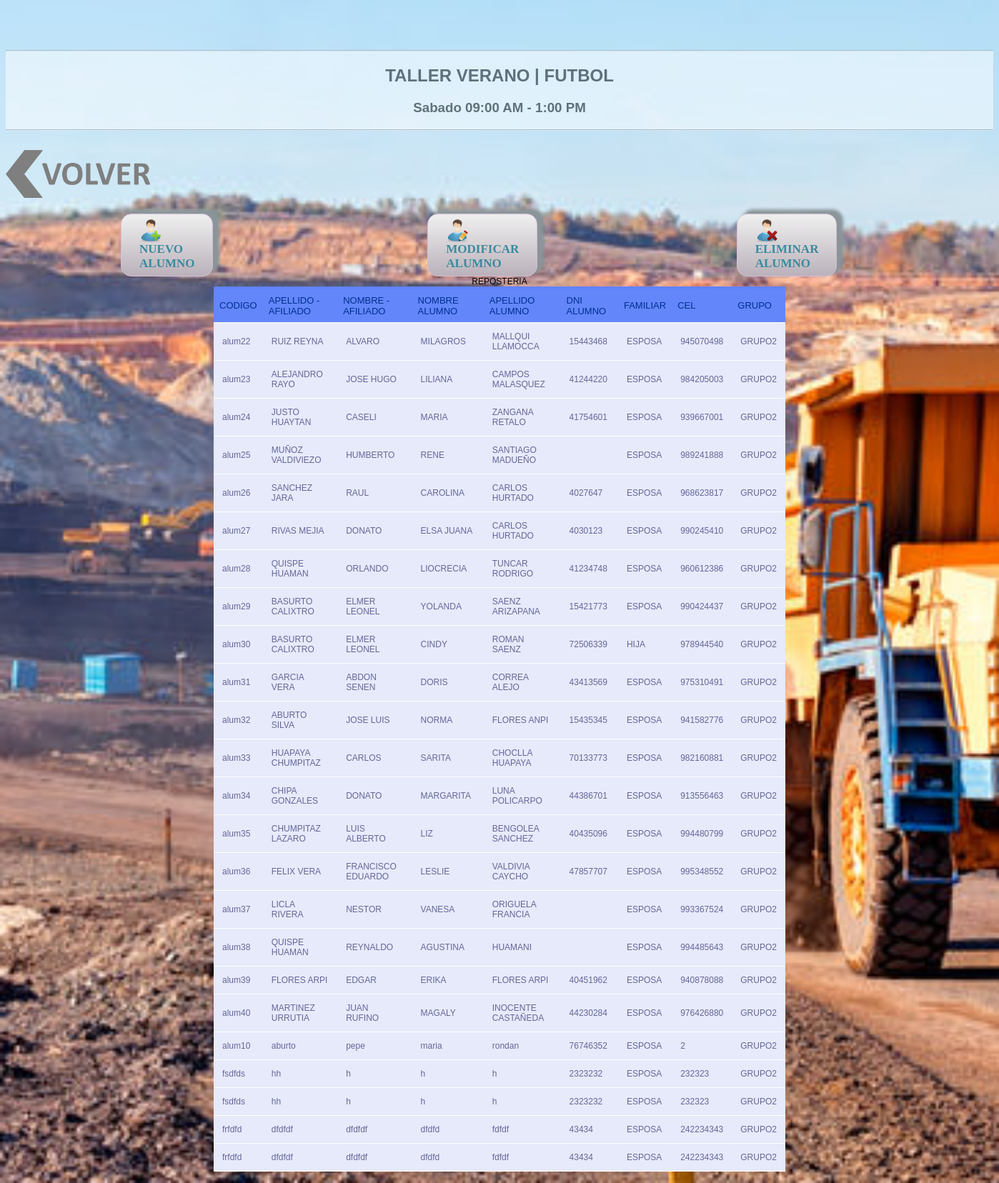
Screenshot of /paginas/cursos/deporte/futbol/alumnosfutbol.php with the database file from the repository.
### tables this page shows
CREATE TABLE IF NOT EXISTS `alumnos` (
  `id_alum` varchar(6) DEFAULT NULL,
  `ape_afiliado` varchar(19) DEFAULT NULL,
  `nom_afiliado` varchar(19) DEFAULT NULL,
  `nom_alum` varchar(19) DEFAULT NULL,
  `ape_alum` varchar(19) DEFAULT NULL,
  `dni_alum` int(8) DEFAULT NULL,
  `familiar_alum` varchar(6) DEFAULT NULL,
  `cel_alum` int(9) DEFAULT NULL,
  `nom_curso` varchar(10) DEFAULT NULL,
  `grupo_alum` varchar(6) DEFAULT NULL
);

### paginas/cursos/deporte/futbol/alumnosfutbol.php (the view, shortened to what this page needs)
<html>
<head> <title>CURSOS VACACIONALES</title>
<link rel="stylesheet" type="text/css" href="../../../../css/cursos.css">
<link rel="stylesheet" href="../../../../css/boton.css">
</head>
<body>
 <br><br><br>
<?php
	$usuario = "root";
	$password = "";
	$servidor = "localhost";
	$conexion = mysqli_connect( $servidor, $usuario, $password ) or die ("No se ha podido conectar al servidor de Base de datos");
	?>
<section>
<hr>
<center> <h2>TALLER VERANO | FUTBOL</h2>
         <h3>Sabado 09:00 AM  -  1:00 PM </h3>
</center>
<hr>
</section>
<a href="../index.html" style="margin-right: 48%"><img src='../../../../img/volver.png' width='232' heigth='72' style="margin-right: 49%; margin-top: 9px" ></a>
	<form action = "computacion.php" method="post">
<div class="container">
<div class="box">
<a href="nuevoalumno.php" target="popup" class="boton" style="margin-left: 70%"
onClick="window.open(this.href, this.target, 'toolbar=0 , location=1 , status=0 , menubar=1 , scrollbars=0 , resizable=1 ,left=150pt,top=150pt,width=600px,height=450px'); return false;"><img src='../../../../img/agregar.png' width='32' heigth='32'>
NUEVO ALUMNO
</a>
</div>
<div class="box">
<a href="modificaralumno.php" target="popup" class="boton" style="margin-left: 70%"
onClick="window.open(this.href, this.target, 'toolbar=0 , location=1 , status=0 , menubar=1 , scrollbars=0 , resizable=1 ,left=150pt,top=150pt,width=600px,height=500px'); return false;"><img src='../../../../img/modificar.ico' width='32' heigth='32'>
MODIFICAR ALUMNO
</a>
</div>
<div class="box">
<a href="eliminaralumno.php" target="popup" class="boton" style="margin-left: 70%"
onClick="window.open(this.href, this.target, 'toolbar=0 , location=1 , status=0 , menubar=1 , scrollbars=0 , resizable=1 ,left=150pt,top=150pt,width=600px,height=270px'); return false;"><img src='../../../../img/eliminar.png' width='32' heigth='32'>
ELIMINAR ALUMNO
</a>
</div>
</div>
	<?php
	if (isset($_POST["alumnos"]) && $_POST["alumnos"]!="a")    {
    $nom_dirigente= $_POST["alumnos"];
    $consulta = "SELECT * FROM alumnos where nom_alum='".$nom_alum."'";
    }else{
        $consulta = "SELECT id_alum,
                            ape_afiliado,
                            nom_afiliado,
                            nom_alum,
                             ape_alum,
                             dni_alum,
                             familiar_alum,
                             cel_alum,
                             nom_curso,
                             grupo_alum FROM alumnos  WHERE nom_curso = 'REPOSTERIA' AND grupo_alum='GRUPO2'";
    }
	$resultado = mysqli_query( $conexion, $consulta ) or die ( "Algo ha ido mal en la consulta a la base de datos");
	echo "<table width='800' align='center'>";
	echo"<caption>REPOSTERIA</caption>";
	echo "<tr>";
	echo "<th>CODIGO</th>";
	echo "<th>APELLIDO - AFILIADO</th>";
	echo "<th>NOMBRE - AFILIADO</th>";
	echo "<th>NOMBRE ALUMNO</th>";
	echo "<th>APELLIDO ALUMNO</th>";
    echo "<th>DNI ALUMNO</th>";
    echo "<th>FAMILIAR</th>";
    echo "<th>CEL</th>";
    echo "<th>GRUPO</th>";
	echo "</tr>";
	while ($columna = mysqli_fetch_array( $resultado ))
	{
		echo "<tr>";
		echo "<td>" . $columna['id_alum'] . "</td>";
		echo "<td>" . $columna['ape_afiliado'] . "</td>";
		echo "<td>" . $columna['nom_afiliado'] . "</td>";
        echo "<td>" . $columna['nom_alum'] . "</td>";
        echo "<td>" . $columna['ape_alum'] . "</td>";
        echo "<td>" . $columna['dni_alum'] . "</td>";
        echo "<td>" . $columna['familiar_alum'] . "</td>";
        echo "<td>" . $columna['cel_alum'] . "</td>";
        echo "<td>" . $columna['grupo_alum'] . "</td>";
		echo "</tr>";
	}
	echo "</table>";
?>
</body>
</html>

### css/cursos.css (style rules this page uses)
body { font-family: Arial, Helvetica, sans-serif; }
table { font-family: "Lucida Sans Unicode", "Lucida Grande", Sans-Serif; font-size: 12px; margin: auto; text-align: left; border-collapse: collapse; }
th { font-size: 13px; font-weight: normal; padding: 8px; background: #6386FA; border-top: 4px solid #6182FD; border-bottom: 1px solid #fff; color: #00308F; }
td { padding: 12px; background: #E6EAFA; border-bottom: 1px solid #fff; color: #669; border-top: 1px solid transparent; }

### css/boton.css (style rules this page uses)
.boton { box-shadow: 8px -5px 4px 1px #899599; background:linear-gradient(to bottom, #ededed 5%, #bab1ba 100%); background-color:#ededed; border-radius:15px; border:1px solid #d6bcd6; display:inline-block; cursor:pointer; color:#3a8a9e; font-family:Verdana; font-size:17px; font-weight:bold; padding:7px 25px; text-decoration:none; text-shadow:-5px -50px 50px #e1e2ed; }

### paginas/cursos/deporte/futbol/alumnosfutbol.php (style rules this page uses)
body { background-image: url(../../../../img/mina.jpg); background-position: center center; background-repeat: no-repeat; background-attachment: fixed; background-size: cover; background-color: #464646; }
section { background: #fff ; opacity: 0.5; }
.container { width: 1100px; display: flex; justify-content: space-between; flex-wrap: wrap; }

### rows the page displays
alumnos: id_alum "alum22", ape_afiliado "RUIZ REYNA", nom_afiliado "ALVARO", nom_alum "MILAGROS", ape_alum "MALLQUI LLAMOCCA", dni_alum "15443468", familiar_alum "ESPOSA", cel_alum "945070498", grupo_alum "GRUPO2"
alumnos: id_alum "alum23", ape_afiliado "ALEJANDRO RAYO", nom_afiliado "JOSE HUGO", nom_alum "LILIANA", ape_alum "CAMPOS MALASQUEZ", dni_alum "41244220", familiar_alum "ESPOSA", cel_alum "984205003", grupo_alum "GRUPO2"
alumnos: id_alum "alum24", ape_afiliado "JUSTO HUAYTAN", nom_afiliado "CASELI", nom_alum "MARIA", ape_alum "ZANGANA RETALO", dni_alum "41754601", familiar_alum "ESPOSA", cel_alum "939667001", grupo_alum "GRUPO2"
alumnos: id_alum "alum25", ape_afiliado "MUÑOZ VALDIVIEZO", nom_afiliado "HUMBERTO", nom_alum "RENE", ape_alum "SANTIAGO MADUEÑO", familiar_alum "ESPOSA", cel_alum "989241888", grupo_alum "GRUPO2"
alumnos: id_alum "alum26", ape_afiliado "SANCHEZ JARA", nom_afiliado "RAUL", nom_alum "CAROLINA", ape_alum "CARLOS HURTADO", dni_alum "4027647", familiar_alum "ESPOSA", cel_alum "968623817", grupo_alum "GRUPO2"
alumnos: id_alum "alum27", ape_afiliado "RIVAS MEJIA", nom_afiliado "DONATO", nom_alum "ELSA JUANA", ape_alum "CARLOS HURTADO", dni_alum "4030123", familiar_alum "ESPOSA", cel_alum "990245410", grupo_alum "GRUPO2"
alumnos: id_alum "alum28", ape_afiliado "QUISPE HUAMAN", nom_afiliado "ORLANDO", nom_alum "LIOCRECIA", ape_alum "TUNCAR RODRIGO", dni_alum "41234748", familiar_alum "ESPOSA", cel_alum "960612386", grupo_alum "GRUPO2"
alumnos: id_alum "alum29", ape_afiliado "BASURTO CALIXTRO", nom_afiliado "ELMER LEONEL", nom_alum "YOLANDA", ape_alum "SAENZ ARIZAPANA", dni_alum "15421773", familiar_alum "ESPOSA", cel_alum "990424437", grupo_alum "GRUPO2"
alumnos: id_alum "alum30", ape_afiliado "BASURTO CALIXTRO", nom_afiliado "ELMER LEONEL", nom_alum "CINDY", ape_alum "ROMAN SAENZ", dni_alum "72506339", familiar_alum "HIJA", cel_alum "978944540", grupo_alum "GRUPO2"
alumnos: id_alum "alum31", ape_afiliado "GARCIA VERA", nom_afiliado "ABDON SENEN", nom_alum "DORIS", ape_alum "CORREA ALEJO", dni_alum "43413569", familiar_alum "ESPOSA", cel_alum "975310491", grupo_alum "GRUPO2"
alumnos: id_alum "alum32", ape_afiliado "ABURTO SILVA", nom_afiliado "JOSE LUIS", nom_alum "NORMA", ape_alum "FLORES ANPI", dni_alum "15435345", familiar_alum "ESPOSA", cel_alum "941582776", grupo_alum "GRUPO2"
alumnos: id_alum "alum33", ape_afiliado "HUAPAYA CHUMPITAZ", nom_afiliado "CARLOS", nom_alum "SARITA", ape_alum "CHOCLLA HUAPAYA", dni_alum "70133773", familiar_alum "ESPOSA", cel_alum "982160881", grupo_alum "GRUPO2"
alumnos: id_alum "alum34", ape_afiliado "CHIPA GONZALES", nom_afiliado "DONATO", nom_alum "MARGARITA", ape_alum "LUNA POLICARPO", dni_alum "44386701", familiar_alum "ESPOSA", cel_alum "913556463", grupo_alum "GRUPO2"
alumnos: id_alum "alum35", ape_afiliado "CHUMPITAZ LAZARO", nom_afiliado "LUIS ALBERTO", nom_alum "LIZ", ape_alum "BENGOLEA SANCHEZ", dni_alum "40435096", familiar_alum "ESPOSA", cel_alum "994480799", grupo_alum "GRUPO2"
alumnos: id_alum "alum36", ape_afiliado "FELIX VERA", nom_afiliado "FRANCISCO EDUARDO", nom_alum "LESLIE", ape_alum "VALDIVIA CAYCHO", dni_alum "47857707", familiar_alum "ESPOSA", cel_alum "995348552", grupo_alum "GRUPO2"
alumnos: id_alum "alum37", ape_afiliado "LICLA RIVERA", nom_afiliado "NESTOR", nom_alum "VANESA", ape_alum "ORIGUELA FRANCIA", familiar_alum "ESPOSA", cel_alum "993367524", grupo_alum "GRUPO2"
alumnos: id_alum "alum38", ape_afiliado "QUISPE HUAMAN", nom_afiliado "REYNALDO", nom_alum "AGUSTINA", ape_alum "HUAMANI", familiar_alum "ESPOSA", cel_alum "994485643", grupo_alum "GRUPO2"
alumnos: id_alum "alum39", ape_afiliado "FLORES ARPI", nom_afiliado "EDGAR", nom_alum "ERIKA", ape_alum "FLORES ARPI", dni_alum "40451962", familiar_alum "ESPOSA", cel_alum "940878088", grupo_alum "GRUPO2"
alumnos: id_alum "alum40", ape_afiliado "MARTINEZ URRUTIA", nom_afiliado "JUAN RUFINO", nom_alum "MAGALY", ape_alum "INOCENTE CASTAÑEDA", dni_alum "44230284", familiar_alum "ESPOSA", cel_alum "976426880", grupo_alum "GRUPO2"
alumnos: id_alum "alum10", ape_afiliado "aburto", nom_afiliado "pepe", nom_alum "maria", ape_alum "rondan", dni_alum "76746352", familiar_alum "ESPOSA", cel_alum "2", grupo_alum "GRUPO2"
alumnos: id_alum "fsdfds", ape_afiliado "hh", nom_afiliado "h", nom_alum "h", ape_alum "h", dni_alum "2323232", familiar_alum "ESPOSA", cel_alum "232323", grupo_alum "GRUPO2"
alumnos: id_alum "fsdfds", ape_afiliado "hh", nom_afiliado "h", nom_alum "h", ape_alum "h", dni_alum "2323232", familiar_alum "ESPOSA", cel_alum "232323", grupo_alum "GRUPO2"
alumnos: id_alum "frfdfd", ape_afiliado "dfdfdf", nom_afiliado "dfdfdf", nom_alum "dfdfd", ape_alum "fdfdf", dni_alum "43434", familiar_alum "ESPOSA", cel_alum "242234343", grupo_alum "GRUPO2"
alumnos: id_alum "frfdfd", ape_afiliado "dfdfdf", nom_afiliado "dfdfdf", nom_alum "dfdfd", ape_alum "fdfdf", dni_alum "43434", familiar_alum "ESPOSA", cel_alum "242234343", grupo_alum "GRUPO2"
